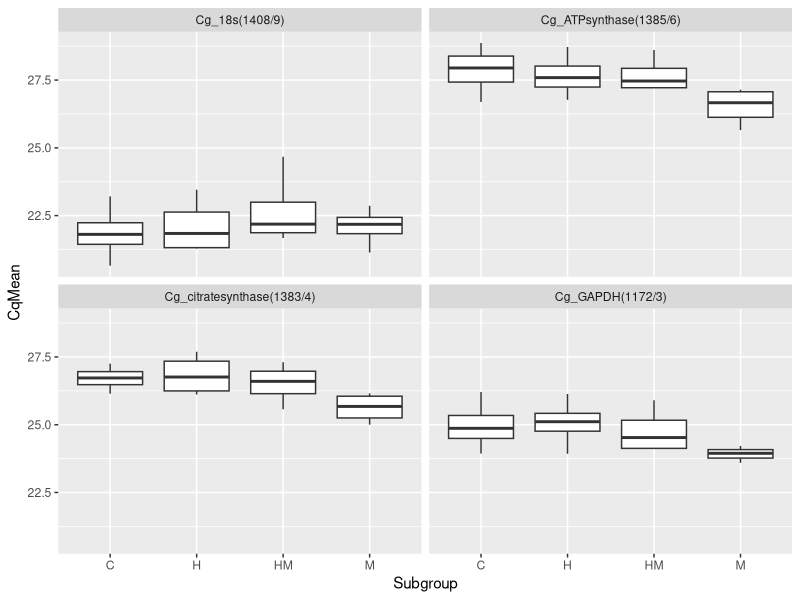
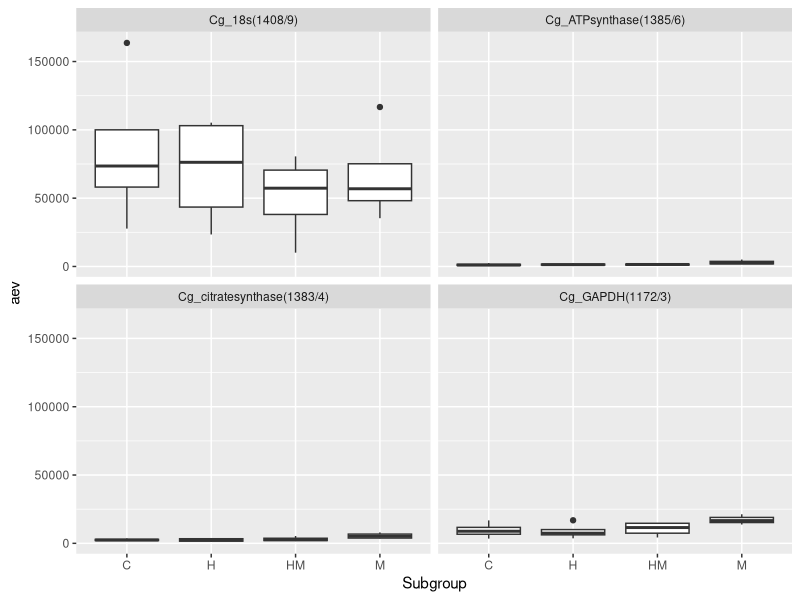
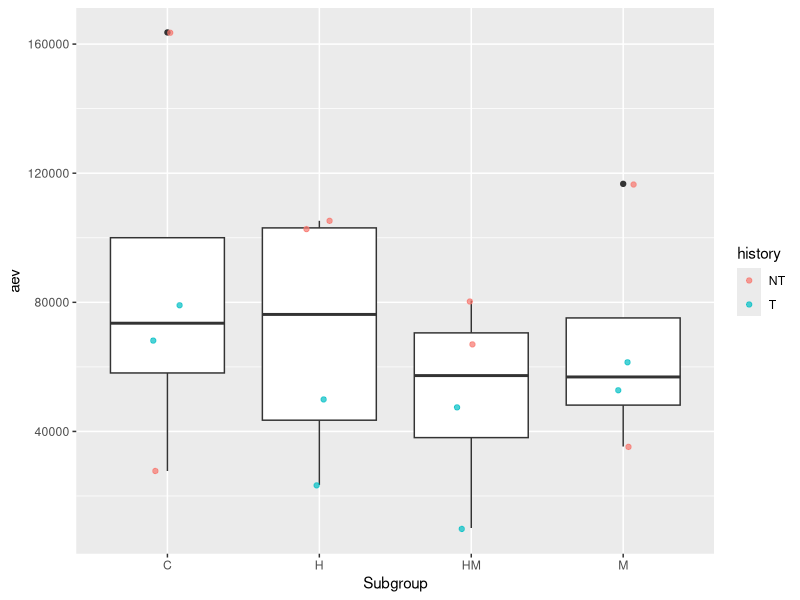
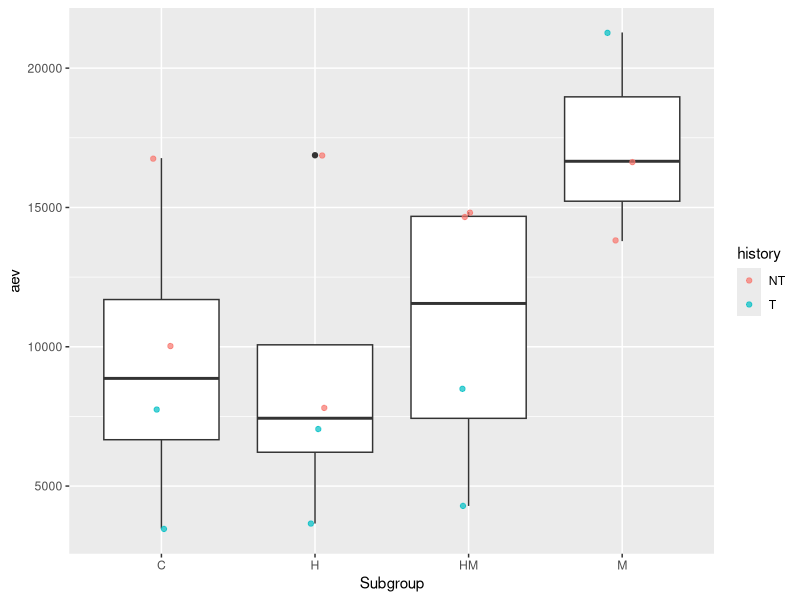
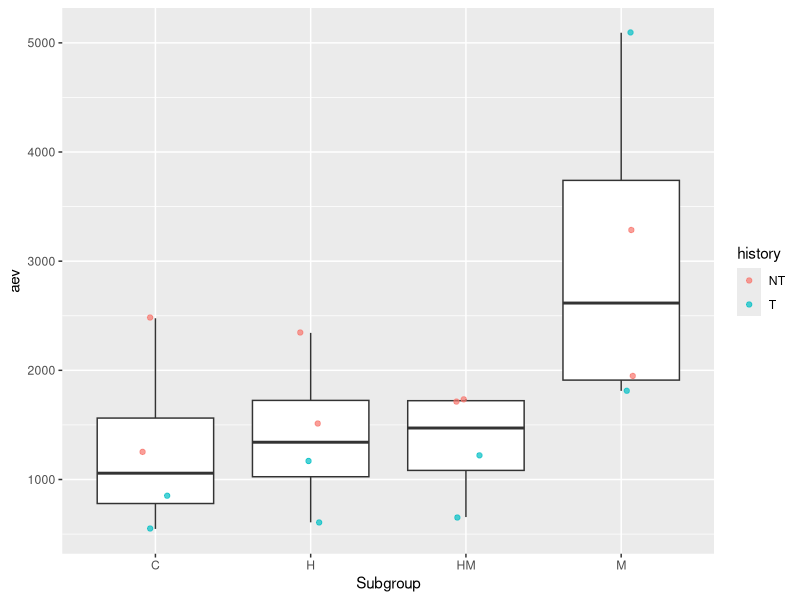
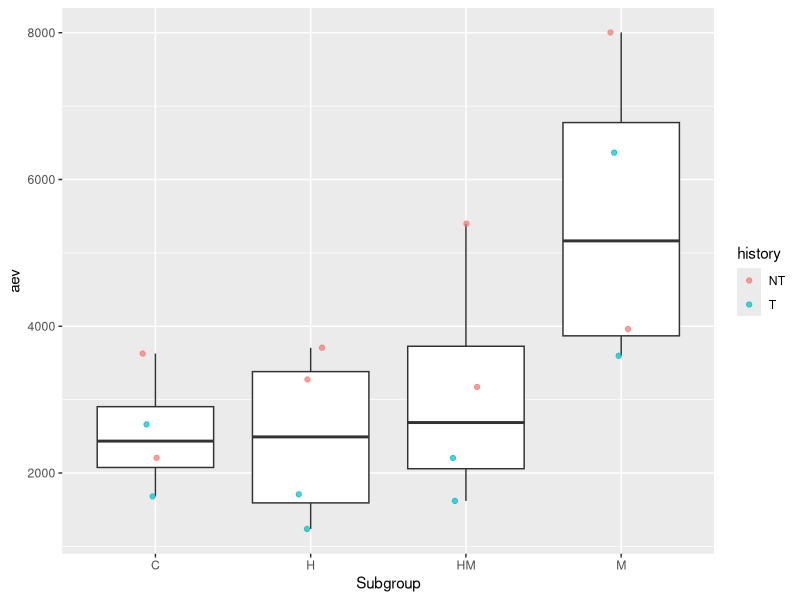

The R source for these figures, in order:
## ---- chunk 1
library(tidyverse)
## ---- chunk 2
qpcr <- read.csv("../data/SR-qpcr-data-1.csv", header = TRUE) 
## ---- chunk 3

ggplot(data = qpcr, mapping = aes(x = Subgroup, y = CqMean)) + 
  geom_boxplot() +
  facet_wrap('Target')

## ---- chunk 4

ggplot(data = qpcr, mapping = aes(x = Subgroup, y = aev)) + 
  geom_boxplot() +
  facet_wrap('Target')

## ---- chunk 5
qpcr %>%
  filter(Target == "Cg_18s(1408/9)")  %>%
ggplot(mapping = aes(x = Subgroup, y = aev)) + 
  geom_boxplot() +
  geom_jitter(aes(color = history), width = 0.1, alpha = 0.7)


## ---- chunk 6
qpcr %>%
  filter(Target == "Cg_GAPDH(1172/3)")  %>%
ggplot(mapping = aes(x = Subgroup, y = aev)) + 
  geom_boxplot()  +
  geom_jitter(aes(color = history), width = 0.1, alpha = 0.7)

## ---- chunk 7
qpcr %>%
  filter(Target == "Cg_ATPsynthase(1385/6)")  %>%
ggplot(mapping = aes(x = Subgroup, y = aev)) + 
  geom_boxplot()  +
  geom_jitter(aes(color = history), width = 0.1, alpha = 0.7)

## ---- chunk 8
qpcr %>%
  filter(Target == "Cg_citratesynthase(1383/4)")  %>%
ggplot(mapping = aes(x = Subgroup, y = aev)) + 
  geom_boxplot()  +
  geom_jitter(aes(color = history), width = 0.1, alpha = 0.7)

